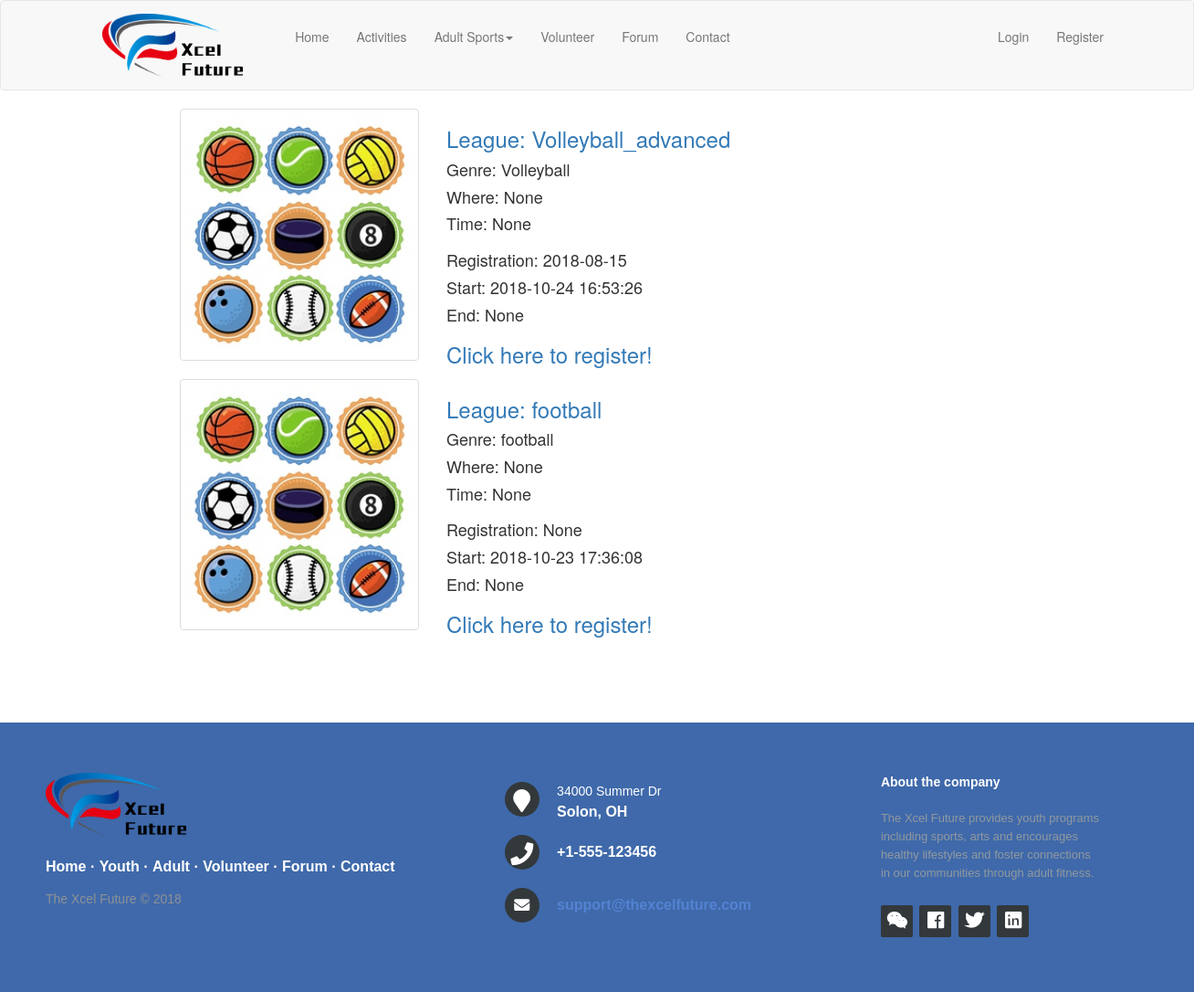
Before: /leagues with the older database file.
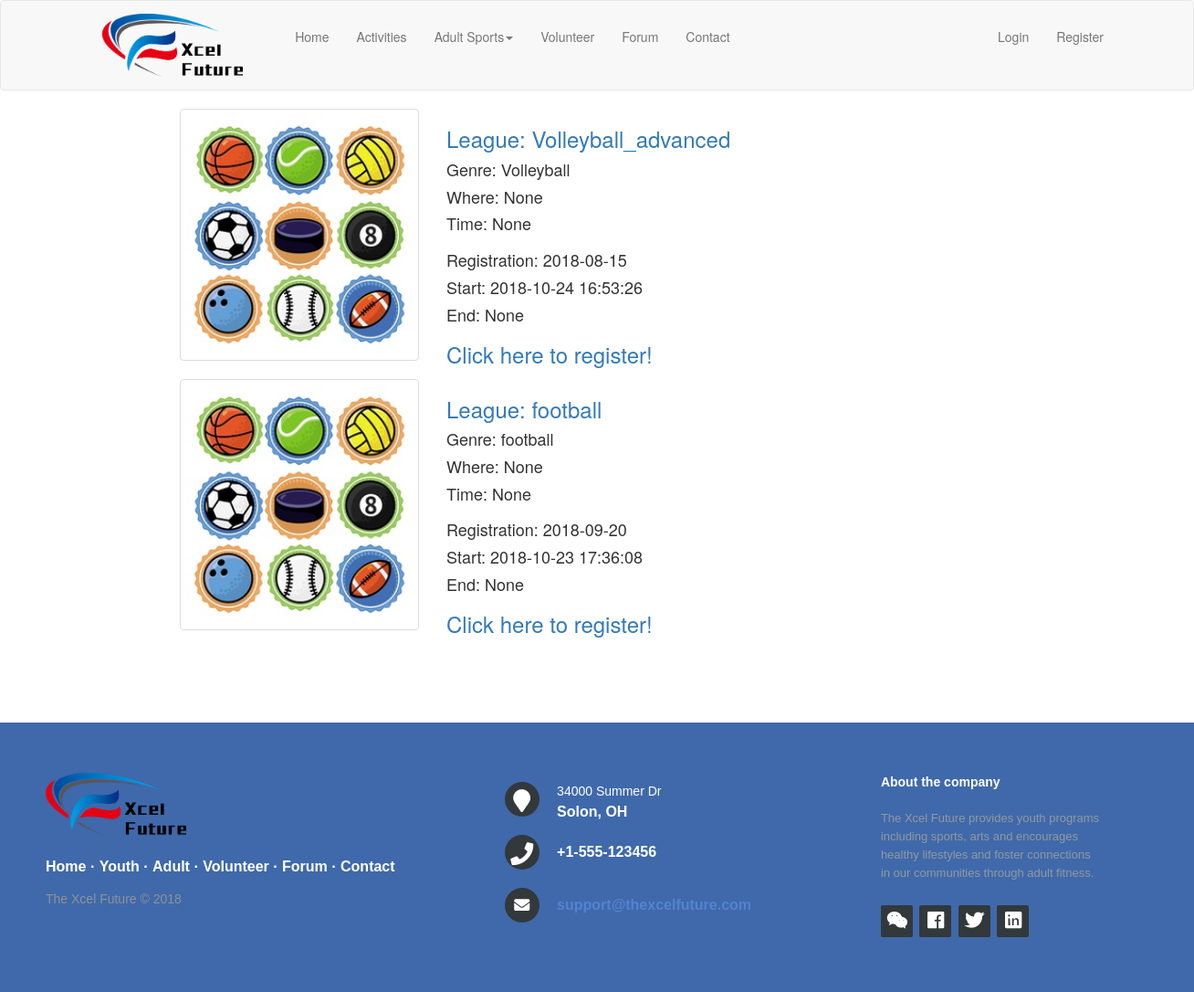
After: the same page with the newer database file.
### app/models.py (models this page shows, shortened)
class League(db.Model):
    id = db.Column(db.Integer, primary_key=True)
    name = db.Column(db.String(200))
    genre = db.Column(db.String(64))
    guy_num = db.Column(db.Integer)
    girl_num = db.Column(db.Integer)
    open_registration = db.Column(db.Date)
    start_date = db.Column(db.DateTime, index=True, default=datetime.now)
    end_date = db.Column(db.DateTime, index=True)
    time_1 = db.Column(db.DateTime)
    time_2 = db.Column(db.DateTime)
    how_long = db.Column(db.Integer)
    where = db.Column(db.String(200))
    limit = db.Column(db.Integer)
    team_num = db.Column(db.Integer)
    rule = db.Column(db.Text)
    teams = db.relationship('League_Team', back_populates='league')
    league_image = db.relationship('Image', secondary=league_image_table,
                  backref=db.backref('image_league', lazy='dynamic'), lazy='dynamic')
    def get_leagues(self):
        leagues = League.query.order_by(League.start_date.desc())
        return list(leagues)

### app/routes.py (the view)
@app.route('/leagues')
def leagues():
    leagues = League().get_leagues()
    return render_template('leagues.html', title='Leagues', leagues=leagues)

### app/templates/leagues.html (shortened to what this page needs)
{% extends "base.html" %}
{% block app_content %}
<div class="container">
{% if leagues %}
{% for league in leagues %}
<div class="row">
    <div class="col-md-3">
        <div class="thumbnail">
            <img src="/static/img/balls.jpg" alt="Lights" style="width:100%">
        </div>
    </div>
    <div class="col-md-9">
            <a href="{{ url_for('league', league=league.id) }}">
            <h3>League: {{ league.name }}</h3></a>
            <h4>Genre: {{ league.genre}}</h4>
            <h4>Where: {{ league.where }}</h4>
            <h4>Time: {{  league.time_1 }}</h4>
            <h4>Registration: {{ league.open_registration }}</h4>
            <h4>Start: {{ league.start_date}}</h4>
            <h4>End: {{ league.end_date}}</h4>
            {% if league.registrable %}
            <h3><a href="{{ url_for('register_league', league=league.id) }}">Click here to register!</a></h3>
            {% endif %}
    </div>
</div>
{% endfor %}
{% else %}
{{ 'No leagues are currently available. Would you like to start one? Click Contact and let us know!' }}
{% endif %}
</div>
{% endblock %}

### app/templates/base.html (shortened to what this page needs)
{% extends 'bootstrap/base.html' %}
{% block styles %}
{{ super() }}
<link rel="stylesheet" href="/static/css/panel.css">
<link rel="stylesheet" href="/static/css/footer.css">
<link rel="stylesheet" href="/static/css/navbar.css">
<link rel="stylesheet" href="https://use.fontawesome.com/releases/v5.2.0/css/all.css">
{% endblock %}
{% block navbar %}
    <nav class="navbar navbar-default">
        <div class="container">
            <div class="navbar-header">
                <a class="navbar-left" href="{{ url_for('index') }}"><img src="/static/img/logo.png" alt="The Xcel Future" width="154.2" height="69.4"></a>
            </div>
            <div class="collapse navbar-collapse" id="bs-example-navbar-collapse-1">
                <ul class="nav navbar-nav">
                    <li><a href="{{ url_for('index') }}">{{ 'Home' }}</a></li>
                    <li><a href="{{ url_for('youth_activity') }}">{{ 'Activities' }}</a></li>
                    <li class="dropdown">
                        <a class="dropdown-toggle" data-toggle="dropdown" href="#">{{ 'Adult Sports' }}<span class="caret"></span></a>
                    </li>
                    <li><a href="{{ url_for('volunteer') }}">{{ 'Volunteer' }}</a></li>
                    <li><a href="#">{{ 'Forum' }}</a></li>
                    <li><a href="{{ url_for('contact') }}">{{ 'Contact' }}</a></li>
                </ul>
                <ul class="nav navbar-nav navbar-right">
                    {% if current_user.is_anonymous %}
                    <li><a href="{{ url_for('login') }}">{{ 'Login' }}</a></li>
                    <li><a href="{{ url_for('register') }}">{{ 'Register' }}</a></li>
                    {% endif %}
                </ul>
            </div>
        </div>
    </nav>
{% endblock %}
{% block content %}
    <div class="container">
        <div class="row">
            <div class="col-lg-1"></div>
            <div class="col-lg-10">
        {% block app_content %}{% endblock %}
        </div>
        </div>
      <div class="col-lg-1"></div>
    </div>
<footer class="footer-distributed">
        <div class="footer-left">
            <h3><img src="/static/img/logo.png" alt="The Xcel Future" width="154.2" height="69.4"></h3>
            <p class="footer-links">
                <a href="{{ url_for('index') }}">Home</a>
                ·
                <a href="{{ url_for('youth_activity') }}">Youth</a>
                ·
                <a href="{{ url_for('leagues') }}">Adult</a>
                ·
                <a href="{{ url_for('volunteer') }}">Volunteer</a>
                ·
                <a href="#">Forum</a>
                ·
                <a href="{{ url_for('contact') }}">Contact</a>
            </p>
            <p class="footer-company-name">The Xcel Future &copy; 2018</p>
        </div>
        <div class="footer-center">
            <div>
                <i class="fa fa-map-marker"></i>
                <p><span>34000 Summer Dr</span> Solon, OH</p>
            </div>
            <div>
                <i class="fa fa-phone"></i>
                <p>+1-555-123456</p>
            </div>
            <div>
                <i class="fa fa-envelope"></i>
                <p><a href="mailto:thexcelfuture@google.com">support@thexcelfuture.com</a></p>
            </div>
        </div>
        <div class="footer-right">
            <p class="footer-company-about">
                <span>About the company</span>
                The Xcel Future provides youth programs including sports, arts and encourages healthy lifestyles and foster connections in our communities through adult fitness.            </p>
            <div class="footer-icons">
                <a href="#"><i class="fab fa-weixin"></i></a>
                <a href="#"><i class="fab fa-facebook"></i></a>
                <a href="#"><i class="fab fa-twitter"></i></a>
                <a href="#"><i class="fab fa-linkedin"></i></a>
            </div>
        </div>
    </footer>
{% endblock %}

### app/static/css/footer.css (style rules this page uses)
.footer-distributed { background-color: #3F69AA; box-shadow: 0 1px 1px 0 rgba(0, 0, 0, 0.12); box-sizing: border-box; width: 100%; text-align: left; font: bold 16px sans-serif; padding: 55px 50px; margin-top: 80px; }
.footer-distributed .footer-left, .footer-distributed .footer-center, .footer-distributed .footer-right { display: inline-block; vertical-align: top; }
.footer-distributed .footer-left { width: 40%; }
.footer-distributed h3 { color: #ffffff; font: normal 36px 'Cookie', cursive; margin: 0; }
.footer-distributed .footer-links { color: #ffffff; margin: 20px 0 12px; padding: 0; }
.footer-distributed .footer-links a { display:inline-block; line-height: 1.8; text-decoration: none; color: inherit; }
.footer-distributed .footer-company-name { color: #8f9296; font-size: 14px; font-weight: normal; margin: 0; }
.footer-distributed .footer-center { width: 35%; }
.footer-distributed .footer-center i { background-color: #33383b; color: #ffffff; font-size: 25px; width: 38px; height: 38px; border-radius: 50%; text-align: center; line-height: 42px; margin: 10px 15px; vertical-align: middle; }
.footer-distributed .footer-center i.fa-envelope { font-size: 17px; line-height: 38px; }
.footer-distributed .footer-center p { display: inline-block; color: #ffffff; vertical-align: middle; margin:0; }
.footer-distributed .footer-center p span { display:block; font-weight: normal; font-size:14px; line-height:2; }
.footer-distributed .footer-center p a { color: #5383d3; text-decoration: none;; }
.footer-distributed .footer-right { width: 20%; }
.footer-distributed .footer-company-about { line-height: 20px; color: #92999f; font-size: 13px; font-weight: normal; margin: 0; }
.footer-distributed .footer-company-about span { display: block; color: #ffffff; font-size: 14px; font-weight: bold; margin-bottom: 20px; }
.footer-distributed .footer-icons { margin-top: 25px; }
.footer-distributed .footer-icons a { display: inline-block; width: 35px; height: 35px; cursor: pointer; background-color: #33383b; border-radius: 2px; font-size: 20px; color: #ffffff; text-align: center; line-height: 35px; margin-right: 3px; margin-bottom: 5px; }

### app/static/css/navbar.css (style rules this page uses)
.navbar-default { padding: 1em !important; }
.navbar-left { padding-left: 2em !important; padding-right: 3em !important; }
.navbar-collapse { padding-bottom: 0em !important; }

Changed rows visible on the page:
changed League "football": open_registration "None" → "2018-09-20"
